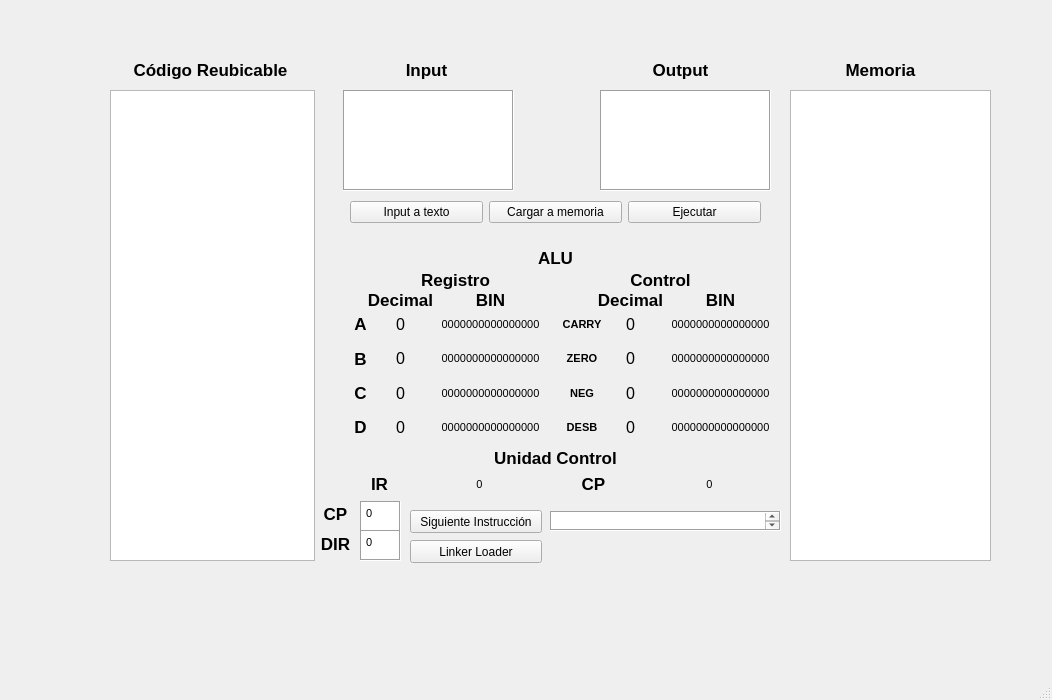
<?xml version="1.0" encoding="UTF-8"?>
<ui version="4.0">
 <class>MainWindow</class>
 <widget class="QMainWindow" name="MainWindow">
  <property name="geometry">
   <rect>
    <x>0</x>
    <y>0</y>
    <width>1052</width>
    <height>700</height>
   </rect>
  </property>
  <property name="windowTitle">
   <string>Taller 1</string>
  </property>
  <property name="windowIcon">
   <iconset>
    <normaloff>../../Downloads/6950499_preview.png</normaloff>../../Downloads/6950499_preview.png</iconset>
  </property>
  <widget class="QWidget" name="centralwidget">
   <widget class="QTextEdit" name="Input">
    <property name="geometry">
     <rect>
      <x>343</x>
      <y>90</y>
      <width>171</width>
      <height>101</height>
     </rect>
    </property>
    <property name="frameShape">
     <enum>QFrame::Box</enum>
    </property>
    <property name="html">
     <string>&lt;!DOCTYPE HTML PUBLIC &quot;-//W3C//DTD HTML 4.0//EN&quot; &quot;http://www.w3.org/TR/REC-html40/strict.dtd&quot;&gt;
&lt;html&gt;&lt;head&gt;&lt;meta name=&quot;qrichtext&quot; content=&quot;1&quot; /&gt;&lt;style type=&quot;text/css&quot;&gt;
p, li { white-space: pre-wrap; }
&lt;/style&gt;&lt;/head&gt;&lt;body style=&quot; font-family:'MS Shell Dlg 2'; font-size:8.25pt; font-weight:400; font-style:normal;&quot;&gt;
&lt;p style=&quot;-qt-paragraph-type:empty; margin-top:0px; margin-bottom:0px; margin-left:0px; margin-right:0px; -qt-block-indent:0; text-indent:0px;&quot;&gt;&lt;br /&gt;&lt;/p&gt;&lt;/body&gt;&lt;/html&gt;</string>
    </property>
   </widget>
   <widget class="QTextEdit" name="Output">
    <property name="enabled">
     <bool>true</bool>
    </property>
    <property name="geometry">
     <rect>
      <x>600</x>
      <y>90</y>
      <width>171</width>
      <height>101</height>
     </rect>
    </property>
    <property name="mouseTracking">
     <bool>false</bool>
    </property>
    <property name="frameShape">
     <enum>QFrame::Box</enum>
    </property>
    <property name="html">
     <string>&lt;!DOCTYPE HTML PUBLIC &quot;-//W3C//DTD HTML 4.0//EN&quot; &quot;http://www.w3.org/TR/REC-html40/strict.dtd&quot;&gt;
&lt;html&gt;&lt;head&gt;&lt;meta name=&quot;qrichtext&quot; content=&quot;1&quot; /&gt;&lt;style type=&quot;text/css&quot;&gt;
p, li { white-space: pre-wrap; }
&lt;/style&gt;&lt;/head&gt;&lt;body style=&quot; font-family:'MS Shell Dlg 2'; font-size:8.25pt; font-weight:400; font-style:normal;&quot;&gt;
&lt;p style=&quot;-qt-paragraph-type:empty; margin-top:0px; margin-bottom:0px; margin-left:0px; margin-right:0px; -qt-block-indent:0; text-indent:0px;&quot;&gt;&lt;br /&gt;&lt;/p&gt;&lt;/body&gt;&lt;/html&gt;</string>
    </property>
    <property name="textInteractionFlags">
     <set>Qt::NoTextInteraction</set>
    </property>
   </widget>
   <widget class="QLabel" name="label">
    <property name="geometry">
     <rect>
      <x>396</x>
      <y>60</y>
      <width>61</width>
      <height>20</height>
     </rect>
    </property>
    <property name="font">
     <font>
      <pointsize>13</pointsize>
      <weight>75</weight>
      <bold>true</bold>
     </font>
    </property>
    <property name="text">
     <string>Input</string>
    </property>
    <property name="alignment">
     <set>Qt::AlignCenter</set>
    </property>
   </widget>
   <widget class="QLabel" name="label_2">
    <property name="geometry">
     <rect>
      <x>650</x>
      <y>60</y>
      <width>61</width>
      <height>20</height>
     </rect>
    </property>
    <property name="font">
     <font>
      <pointsize>13</pointsize>
      <weight>75</weight>
      <bold>true</bold>
     </font>
    </property>
    <property name="text">
     <string>Output</string>
    </property>
    <property name="alignment">
     <set>Qt::AlignCenter</set>
    </property>
   </widget>
   <widget class="QLabel" name="label_3">
    <property name="geometry">
     <rect>
      <x>350</x>
      <y>250</y>
      <width>411</width>
      <height>16</height>
     </rect>
    </property>
    <property name="font">
     <font>
      <pointsize>13</pointsize>
      <weight>75</weight>
      <bold>true</bold>
     </font>
    </property>
    <property name="text">
     <string>ALU</string>
    </property>
    <property name="alignment">
     <set>Qt::AlignCenter</set>
    </property>
   </widget>
   <widget class="QLabel" name="label_4">
    <property name="geometry">
     <rect>
      <x>360</x>
      <y>270</y>
      <width>191</width>
      <height>20</height>
     </rect>
    </property>
    <property name="font">
     <font>
      <pointsize>13</pointsize>
      <weight>75</weight>
      <bold>true</bold>
     </font>
    </property>
    <property name="text">
     <string>Registro</string>
    </property>
    <property name="alignment">
     <set>Qt::AlignCenter</set>
    </property>
   </widget>
   <widget class="QLabel" name="label_5">
    <property name="geometry">
     <rect>
      <x>560</x>
      <y>270</y>
      <width>201</width>
      <height>20</height>
     </rect>
    </property>
    <property name="font">
     <font>
      <pointsize>13</pointsize>
      <weight>75</weight>
      <bold>true</bold>
     </font>
    </property>
    <property name="text">
     <string>Control</string>
    </property>
    <property name="alignment">
     <set>Qt::AlignCenter</set>
    </property>
   </widget>
   <widget class="QWidget" name="verticalLayoutWidget">
    <property name="geometry">
     <rect>
      <x>350</x>
      <y>310</y>
      <width>21</width>
      <height>131</height>
     </rect>
    </property>
    <layout class="QVBoxLayout" name="verticalLayout_2">
     <item>
      <widget class="QLabel" name="label_8">
       <property name="font">
        <font>
         <pointsize>13</pointsize>
         <weight>75</weight>
         <bold>true</bold>
        </font>
       </property>
       <property name="text">
        <string>A</string>
       </property>
       <property name="alignment">
        <set>Qt::AlignCenter</set>
       </property>
      </widget>
     </item>
     <item>
      <widget class="QLabel" name="label_7">
       <property name="font">
        <font>
         <pointsize>13</pointsize>
         <weight>75</weight>
         <bold>true</bold>
        </font>
       </property>
       <property name="text">
        <string>B</string>
       </property>
       <property name="alignment">
        <set>Qt::AlignCenter</set>
       </property>
      </widget>
     </item>
     <item>
      <widget class="QLabel" name="label_6">
       <property name="font">
        <font>
         <pointsize>13</pointsize>
         <weight>75</weight>
         <bold>true</bold>
        </font>
       </property>
       <property name="text">
        <string>C</string>
       </property>
       <property name="alignment">
        <set>Qt::AlignCenter</set>
       </property>
      </widget>
     </item>
     <item>
      <widget class="QLabel" name="label_9">
       <property name="font">
        <font>
         <pointsize>13</pointsize>
         <weight>75</weight>
         <bold>true</bold>
        </font>
       </property>
       <property name="text">
        <string>D</string>
       </property>
       <property name="alignment">
        <set>Qt::AlignCenter</set>
       </property>
      </widget>
     </item>
    </layout>
   </widget>
   <widget class="QLabel" name="label_10">
    <property name="geometry">
     <rect>
      <x>360</x>
      <y>290</y>
      <width>81</width>
      <height>20</height>
     </rect>
    </property>
    <property name="font">
     <font>
      <pointsize>13</pointsize>
      <weight>75</weight>
      <bold>true</bold>
     </font>
    </property>
    <property name="text">
     <string>Decimal</string>
    </property>
    <property name="alignment">
     <set>Qt::AlignCenter</set>
    </property>
   </widget>
   <widget class="QWidget" name="verticalLayoutWidget_2">
    <property name="geometry">
     <rect>
      <x>380</x>
      <y>310</y>
      <width>41</width>
      <height>131</height>
     </rect>
    </property>
    <layout class="QVBoxLayout" name="verticalLayout_3">
     <item>
      <widget class="QLabel" name="REG_A">
       <property name="font">
        <font>
         <pointsize>12</pointsize>
         <weight>50</weight>
         <bold>false</bold>
        </font>
       </property>
       <property name="text">
        <string>0</string>
       </property>
       <property name="alignment">
        <set>Qt::AlignCenter</set>
       </property>
      </widget>
     </item>
     <item>
      <widget class="QLabel" name="REG_B">
       <property name="font">
        <font>
         <pointsize>12</pointsize>
         <weight>50</weight>
         <bold>false</bold>
        </font>
       </property>
       <property name="text">
        <string>0</string>
       </property>
       <property name="alignment">
        <set>Qt::AlignCenter</set>
       </property>
      </widget>
     </item>
     <item>
      <widget class="QLabel" name="REG_C">
       <property name="font">
        <font>
         <pointsize>12</pointsize>
         <weight>50</weight>
         <bold>false</bold>
        </font>
       </property>
       <property name="text">
        <string>0</string>
       </property>
       <property name="alignment">
        <set>Qt::AlignCenter</set>
       </property>
      </widget>
     </item>
     <item>
      <widget class="QLabel" name="REG_D">
       <property name="font">
        <font>
         <pointsize>12</pointsize>
         <weight>50</weight>
         <bold>false</bold>
        </font>
       </property>
       <property name="text">
        <string>0</string>
       </property>
       <property name="alignment">
        <set>Qt::AlignCenter</set>
       </property>
      </widget>
     </item>
    </layout>
   </widget>
   <widget class="QWidget" name="verticalLayoutWidget_3">
    <property name="geometry">
     <rect>
      <x>430</x>
      <y>310</y>
      <width>121</width>
      <height>131</height>
     </rect>
    </property>
    <layout class="QVBoxLayout" name="verticalLayout_4">
     <item>
      <widget class="QLabel" name="BIN_A">
       <property name="font">
        <font>
         <pointsize>8</pointsize>
         <weight>50</weight>
         <bold>false</bold>
        </font>
       </property>
       <property name="text">
        <string>0000000000000000</string>
       </property>
       <property name="alignment">
        <set>Qt::AlignCenter</set>
       </property>
      </widget>
     </item>
     <item>
      <widget class="QLabel" name="BIN_B">
       <property name="font">
        <font>
         <pointsize>8</pointsize>
         <weight>50</weight>
         <bold>false</bold>
        </font>
       </property>
       <property name="text">
        <string>0000000000000000</string>
       </property>
       <property name="alignment">
        <set>Qt::AlignCenter</set>
       </property>
      </widget>
     </item>
     <item>
      <widget class="QLabel" name="BIN_C">
       <property name="font">
        <font>
         <pointsize>8</pointsize>
         <weight>50</weight>
         <bold>false</bold>
        </font>
       </property>
       <property name="text">
        <string>0000000000000000</string>
       </property>
       <property name="alignment">
        <set>Qt::AlignCenter</set>
       </property>
      </widget>
     </item>
     <item>
      <widget class="QLabel" name="BIN_D">
       <property name="font">
        <font>
         <pointsize>8</pointsize>
         <weight>50</weight>
         <bold>false</bold>
        </font>
       </property>
       <property name="text">
        <string>0000000000000000</string>
       </property>
       <property name="alignment">
        <set>Qt::AlignCenter</set>
       </property>
      </widget>
     </item>
    </layout>
   </widget>
   <widget class="QLabel" name="label_11">
    <property name="geometry">
     <rect>
      <x>450</x>
      <y>290</y>
      <width>81</width>
      <height>20</height>
     </rect>
    </property>
    <property name="font">
     <font>
      <pointsize>13</pointsize>
      <weight>75</weight>
      <bold>true</bold>
     </font>
    </property>
    <property name="text">
     <string>BIN</string>
    </property>
    <property name="alignment">
     <set>Qt::AlignCenter</set>
    </property>
   </widget>
   <widget class="QWidget" name="verticalLayoutWidget_4">
    <property name="geometry">
     <rect>
      <x>560</x>
      <y>310</y>
      <width>44</width>
      <height>131</height>
     </rect>
    </property>
    <layout class="QVBoxLayout" name="verticalLayout_5">
     <item>
      <widget class="QLabel" name="label_12">
       <property name="font">
        <font>
         <pointsize>8</pointsize>
         <weight>75</weight>
         <bold>true</bold>
        </font>
       </property>
       <property name="text">
        <string>CARRY</string>
       </property>
       <property name="alignment">
        <set>Qt::AlignCenter</set>
       </property>
      </widget>
     </item>
     <item>
      <widget class="QLabel" name="label_13">
       <property name="font">
        <font>
         <pointsize>8</pointsize>
         <weight>75</weight>
         <bold>true</bold>
        </font>
       </property>
       <property name="text">
        <string>ZERO</string>
       </property>
       <property name="alignment">
        <set>Qt::AlignCenter</set>
       </property>
      </widget>
     </item>
     <item>
      <widget class="QLabel" name="label_14">
       <property name="font">
        <font>
         <pointsize>8</pointsize>
         <weight>75</weight>
         <bold>true</bold>
        </font>
       </property>
       <property name="text">
        <string>NEG</string>
       </property>
       <property name="alignment">
        <set>Qt::AlignCenter</set>
       </property>
      </widget>
     </item>
     <item>
      <widget class="QLabel" name="label_15">
       <property name="font">
        <font>
         <pointsize>8</pointsize>
         <weight>75</weight>
         <bold>true</bold>
        </font>
       </property>
       <property name="text">
        <string>DESB</string>
       </property>
       <property name="alignment">
        <set>Qt::AlignCenter</set>
       </property>
      </widget>
     </item>
    </layout>
   </widget>
   <widget class="QLabel" name="label_16">
    <property name="geometry">
     <rect>
      <x>590</x>
      <y>290</y>
      <width>81</width>
      <height>20</height>
     </rect>
    </property>
    <property name="font">
     <font>
      <pointsize>13</pointsize>
      <weight>75</weight>
      <bold>true</bold>
     </font>
    </property>
    <property name="text">
     <string>Decimal</string>
    </property>
    <property name="alignment">
     <set>Qt::AlignCenter</set>
    </property>
   </widget>
   <widget class="QLabel" name="label_17">
    <property name="geometry">
     <rect>
      <x>680</x>
      <y>290</y>
      <width>81</width>
      <height>20</height>
     </rect>
    </property>
    <property name="font">
     <font>
      <pointsize>13</pointsize>
      <weight>75</weight>
      <bold>true</bold>
     </font>
    </property>
    <property name="text">
     <string>BIN</string>
    </property>
    <property name="alignment">
     <set>Qt::AlignCenter</set>
    </property>
   </widget>
   <widget class="QWidget" name="verticalLayoutWidget_5">
    <property name="geometry">
     <rect>
      <x>610</x>
      <y>310</y>
      <width>41</width>
      <height>131</height>
     </rect>
    </property>
    <layout class="QVBoxLayout" name="verticalLayout_6">
     <item>
      <widget class="QLabel" name="REG_Carry">
       <property name="font">
        <font>
         <pointsize>12</pointsize>
         <weight>50</weight>
         <bold>false</bold>
        </font>
       </property>
       <property name="text">
        <string>0</string>
       </property>
       <property name="alignment">
        <set>Qt::AlignCenter</set>
       </property>
      </widget>
     </item>
     <item>
      <widget class="QLabel" name="REG_Zero">
       <property name="font">
        <font>
         <pointsize>12</pointsize>
         <weight>50</weight>
         <bold>false</bold>
        </font>
       </property>
       <property name="text">
        <string>0</string>
       </property>
       <property name="alignment">
        <set>Qt::AlignCenter</set>
       </property>
      </widget>
     </item>
     <item>
      <widget class="QLabel" name="REG_Neg">
       <property name="font">
        <font>
         <pointsize>12</pointsize>
         <weight>50</weight>
         <bold>false</bold>
        </font>
       </property>
       <property name="text">
        <string>0</string>
       </property>
       <property name="alignment">
        <set>Qt::AlignCenter</set>
       </property>
      </widget>
     </item>
     <item>
      <widget class="QLabel" name="REG_Desb">
       <property name="font">
        <font>
         <pointsize>12</pointsize>
         <weight>50</weight>
         <bold>false</bold>
        </font>
       </property>
       <property name="text">
        <string>0</string>
       </property>
       <property name="alignment">
        <set>Qt::AlignCenter</set>
       </property>
      </widget>
     </item>
    </layout>
   </widget>
   <widget class="QWidget" name="verticalLayoutWidget_6">
    <property name="geometry">
     <rect>
      <x>660</x>
      <y>310</y>
      <width>121</width>
      <height>131</height>
     </rect>
    </property>
    <layout class="QVBoxLayout" name="verticalLayout_7">
     <item>
      <widget class="QLabel" name="BIN_Carry">
       <property name="font">
        <font>
         <pointsize>8</pointsize>
         <weight>50</weight>
         <bold>false</bold>
        </font>
       </property>
       <property name="text">
        <string>0000000000000000</string>
       </property>
       <property name="alignment">
        <set>Qt::AlignCenter</set>
       </property>
      </widget>
     </item>
     <item>
      <widget class="QLabel" name="BIN_Zero">
       <property name="font">
        <font>
         <pointsize>8</pointsize>
         <weight>50</weight>
         <bold>false</bold>
        </font>
       </property>
       <property name="text">
        <string>0000000000000000</string>
       </property>
       <property name="alignment">
        <set>Qt::AlignCenter</set>
       </property>
      </widget>
     </item>
     <item>
      <widget class="QLabel" name="BIN_Neg">
       <property name="font">
        <font>
         <pointsize>8</pointsize>
         <weight>50</weight>
         <bold>false</bold>
        </font>
       </property>
       <property name="text">
        <string>0000000000000000</string>
       </property>
       <property name="alignment">
        <set>Qt::AlignCenter</set>
       </property>
      </widget>
     </item>
     <item>
      <widget class="QLabel" name="BIN_Desb">
       <property name="font">
        <font>
         <pointsize>8</pointsize>
         <weight>50</weight>
         <bold>false</bold>
        </font>
       </property>
       <property name="text">
        <string>0000000000000000</string>
       </property>
       <property name="alignment">
        <set>Qt::AlignCenter</set>
       </property>
      </widget>
     </item>
    </layout>
   </widget>
   <widget class="QLabel" name="label_18">
    <property name="geometry">
     <rect>
      <x>350</x>
      <y>450</y>
      <width>411</width>
      <height>16</height>
     </rect>
    </property>
    <property name="font">
     <font>
      <pointsize>13</pointsize>
      <weight>75</weight>
      <bold>true</bold>
     </font>
    </property>
    <property name="text">
     <string>Unidad Control</string>
    </property>
    <property name="alignment">
     <set>Qt::AlignCenter</set>
    </property>
   </widget>
   <widget class="QLabel" name="IR_Value">
    <property name="geometry">
     <rect>
      <x>420</x>
      <y>470</y>
      <width>119</width>
      <height>28</height>
     </rect>
    </property>
    <property name="font">
     <font>
      <pointsize>8</pointsize>
      <weight>50</weight>
      <bold>false</bold>
     </font>
    </property>
    <property name="text">
     <string>0</string>
    </property>
    <property name="alignment">
     <set>Qt::AlignCenter</set>
    </property>
   </widget>
   <widget class="QLabel" name="label_19">
    <property name="geometry">
     <rect>
      <x>370</x>
      <y>470</y>
      <width>19</width>
      <height>28</height>
     </rect>
    </property>
    <property name="font">
     <font>
      <pointsize>13</pointsize>
      <weight>75</weight>
      <bold>true</bold>
     </font>
    </property>
    <property name="text">
     <string>IR</string>
    </property>
    <property name="alignment">
     <set>Qt::AlignCenter</set>
    </property>
   </widget>
   <widget class="QLabel" name="label_20">
    <property name="geometry">
     <rect>
      <x>578</x>
      <y>470</y>
      <width>31</width>
      <height>28</height>
     </rect>
    </property>
    <property name="font">
     <font>
      <pointsize>13</pointsize>
      <weight>75</weight>
      <bold>true</bold>
     </font>
    </property>
    <property name="text">
     <string>CP</string>
    </property>
    <property name="alignment">
     <set>Qt::AlignCenter</set>
    </property>
   </widget>
   <widget class="QLabel" name="CP_Value">
    <property name="geometry">
     <rect>
      <x>650</x>
      <y>470</y>
      <width>119</width>
      <height>28</height>
     </rect>
    </property>
    <property name="font">
     <font>
      <pointsize>8</pointsize>
      <weight>50</weight>
      <bold>false</bold>
     </font>
    </property>
    <property name="text">
     <string>0</string>
    </property>
    <property name="alignment">
     <set>Qt::AlignCenter</set>
    </property>
   </widget>
   <widget class="QWidget" name="horizontalLayoutWidget">
    <property name="geometry">
     <rect>
      <x>350</x>
      <y>200</y>
      <width>411</width>
      <height>25</height>
     </rect>
    </property>
    <layout class="QHBoxLayout" name="horizontalLayout_3">
     <item>
      <widget class="QPushButton" name="Boton_Comp">
       <property name="text">
        <string>Input a texto</string>
       </property>
      </widget>
     </item>
     <item>
      <widget class="QPushButton" name="Boton_Ens">
       <property name="text">
        <string>Cargar a memoria</string>
       </property>
      </widget>
     </item>
     <item>
      <widget class="QPushButton" name="Boton_Carg">
       <property name="text">
        <string>Ejecutar</string>
       </property>
      </widget>
     </item>
    </layout>
   </widget>
   <widget class="QListWidget" name="listamem">
    <property name="geometry">
     <rect>
      <x>790</x>
      <y>90</y>
      <width>201</width>
      <height>471</height>
     </rect>
    </property>
    <property name="movement">
     <enum>QListView::Snap</enum>
    </property>
    <property name="layoutMode">
     <enum>QListView::SinglePass</enum>
    </property>
    <property name="spacing">
     <number>10</number>
    </property>
    <property name="viewMode">
     <enum>QListView::ListMode</enum>
    </property>
    <property name="modelColumn">
     <number>0</number>
    </property>
    <property name="uniformItemSizes">
     <bool>false</bool>
    </property>
    <property name="wordWrap">
     <bool>false</bool>
    </property>
    <property name="selectionRectVisible">
     <bool>false</bool>
    </property>
   </widget>
   <widget class="QLabel" name="label_21">
    <property name="geometry">
     <rect>
      <x>840</x>
      <y>60</y>
      <width>81</width>
      <height>20</height>
     </rect>
    </property>
    <property name="font">
     <font>
      <pointsize>13</pointsize>
      <weight>75</weight>
      <bold>true</bold>
     </font>
    </property>
    <property name="text">
     <string>Memoria</string>
    </property>
    <property name="alignment">
     <set>Qt::AlignCenter</set>
    </property>
   </widget>
   <widget class="QPushButton" name="Siguiente">
    <property name="geometry">
     <rect>
      <x>410</x>
      <y>510</y>
      <width>132</width>
      <height>23</height>
     </rect>
    </property>
    <property name="text">
     <string>Siguiente Instrucción</string>
    </property>
   </widget>
   <widget class="QTextEdit" name="CP_Set">
    <property name="geometry">
     <rect>
      <x>360</x>
      <y>501</y>
      <width>41</width>
      <height>31</height>
     </rect>
    </property>
    <property name="frameShape">
     <enum>QFrame::Box</enum>
    </property>
    <property name="html">
     <string>&lt;!DOCTYPE HTML PUBLIC &quot;-//W3C//DTD HTML 4.0//EN&quot; &quot;http://www.w3.org/TR/REC-html40/strict.dtd&quot;&gt;
&lt;html&gt;&lt;head&gt;&lt;meta name=&quot;qrichtext&quot; content=&quot;1&quot; /&gt;&lt;style type=&quot;text/css&quot;&gt;
p, li { white-space: pre-wrap; }
&lt;/style&gt;&lt;/head&gt;&lt;body style=&quot; font-family:'MS Shell Dlg 2'; font-size:8.25pt; font-weight:400; font-style:normal;&quot;&gt;
&lt;p style=&quot; margin-top:0px; margin-bottom:0px; margin-left:0px; margin-right:0px; -qt-block-indent:0; text-indent:0px;&quot;&gt;0&lt;/p&gt;&lt;/body&gt;&lt;/html&gt;</string>
    </property>
   </widget>
   <widget class="QTextEdit" name="Consola">
    <property name="enabled">
     <bool>true</bool>
    </property>
    <property name="geometry">
     <rect>
      <x>550</x>
      <y>511</y>
      <width>231</width>
      <height>20</height>
     </rect>
    </property>
    <property name="mouseTracking">
     <bool>false</bool>
    </property>
    <property name="frameShape">
     <enum>QFrame::Box</enum>
    </property>
    <property name="html">
     <string>&lt;!DOCTYPE HTML PUBLIC &quot;-//W3C//DTD HTML 4.0//EN&quot; &quot;http://www.w3.org/TR/REC-html40/strict.dtd&quot;&gt;
&lt;html&gt;&lt;head&gt;&lt;meta name=&quot;qrichtext&quot; content=&quot;1&quot; /&gt;&lt;style type=&quot;text/css&quot;&gt;
p, li { white-space: pre-wrap; }
&lt;/style&gt;&lt;/head&gt;&lt;body style=&quot; font-family:'MS Shell Dlg 2'; font-size:8.25pt; font-weight:400; font-style:normal;&quot;&gt;
&lt;p style=&quot;-qt-paragraph-type:empty; margin-top:0px; margin-bottom:0px; margin-left:0px; margin-right:0px; -qt-block-indent:0; text-indent:0px;&quot;&gt;&lt;br /&gt;&lt;/p&gt;&lt;/body&gt;&lt;/html&gt;</string>
    </property>
    <property name="textInteractionFlags">
     <set>Qt::NoTextInteraction</set>
    </property>
   </widget>
   <widget class="QTextEdit" name="DIR">
    <property name="geometry">
     <rect>
      <x>360</x>
      <y>530</y>
      <width>41</width>
      <height>31</height>
     </rect>
    </property>
    <property name="frameShape">
     <enum>QFrame::Box</enum>
    </property>
    <property name="html">
     <string>&lt;!DOCTYPE HTML PUBLIC &quot;-//W3C//DTD HTML 4.0//EN&quot; &quot;http://www.w3.org/TR/REC-html40/strict.dtd&quot;&gt;
&lt;html&gt;&lt;head&gt;&lt;meta name=&quot;qrichtext&quot; content=&quot;1&quot; /&gt;&lt;style type=&quot;text/css&quot;&gt;
p, li { white-space: pre-wrap; }
&lt;/style&gt;&lt;/head&gt;&lt;body style=&quot; font-family:'MS Shell Dlg 2'; font-size:8.25pt; font-weight:400; font-style:normal;&quot;&gt;
&lt;p style=&quot; margin-top:0px; margin-bottom:0px; margin-left:0px; margin-right:0px; -qt-block-indent:0; text-indent:0px;&quot;&gt;0&lt;/p&gt;&lt;/body&gt;&lt;/html&gt;</string>
    </property>
   </widget>
   <widget class="QLabel" name="label_22">
    <property name="geometry">
     <rect>
      <x>320</x>
      <y>500</y>
      <width>31</width>
      <height>28</height>
     </rect>
    </property>
    <property name="font">
     <font>
      <pointsize>13</pointsize>
      <weight>75</weight>
      <bold>true</bold>
     </font>
    </property>
    <property name="text">
     <string>CP</string>
    </property>
    <property name="alignment">
     <set>Qt::AlignCenter</set>
    </property>
   </widget>
   <widget class="QLabel" name="label_23">
    <property name="geometry">
     <rect>
      <x>320</x>
      <y>530</y>
      <width>31</width>
      <height>28</height>
     </rect>
    </property>
    <property name="font">
     <font>
      <pointsize>13</pointsize>
      <weight>75</weight>
      <bold>true</bold>
     </font>
    </property>
    <property name="text">
     <string>DIR</string>
    </property>
    <property name="alignment">
     <set>Qt::AlignCenter</set>
    </property>
   </widget>
   <widget class="QLabel" name="label_24">
    <property name="geometry">
     <rect>
      <x>120</x>
      <y>60</y>
      <width>181</width>
      <height>20</height>
     </rect>
    </property>
    <property name="font">
     <font>
      <pointsize>13</pointsize>
      <weight>75</weight>
      <bold>true</bold>
     </font>
    </property>
    <property name="text">
     <string>Código Reubicable</string>
    </property>
    <property name="alignment">
     <set>Qt::AlignCenter</set>
    </property>
   </widget>
   <widget class="QListWidget" name="listareubi">
    <property name="geometry">
     <rect>
      <x>110</x>
      <y>90</y>
      <width>205</width>
      <height>471</height>
     </rect>
    </property>
    <property name="movement">
     <enum>QListView::Snap</enum>
    </property>
    <property name="layoutMode">
     <enum>QListView::SinglePass</enum>
    </property>
    <property name="spacing">
     <number>10</number>
    </property>
    <property name="viewMode">
     <enum>QListView::ListMode</enum>
    </property>
    <property name="modelColumn">
     <number>0</number>
    </property>
    <property name="uniformItemSizes">
     <bool>false</bool>
    </property>
    <property name="wordWrap">
     <bool>false</bool>
    </property>
    <property name="selectionRectVisible">
     <bool>false</bool>
    </property>
   </widget>
   <widget class="QPushButton" name="Linker">
    <property name="geometry">
     <rect>
      <x>410</x>
      <y>540</y>
      <width>132</width>
      <height>23</height>
     </rect>
    </property>
    <property name="text">
     <string>Linker Loader</string>
    </property>
   </widget>
  </widget>
  <widget class="QMenuBar" name="menubar">
   <property name="geometry">
    <rect>
     <x>0</x>
     <y>0</y>
     <width>1052</width>
     <height>21</height>
    </rect>
   </property>
  </widget>
  <widget class="QStatusBar" name="statusbar"/>
 </widget>
 <resources/>
 <connections/>
</ui>
